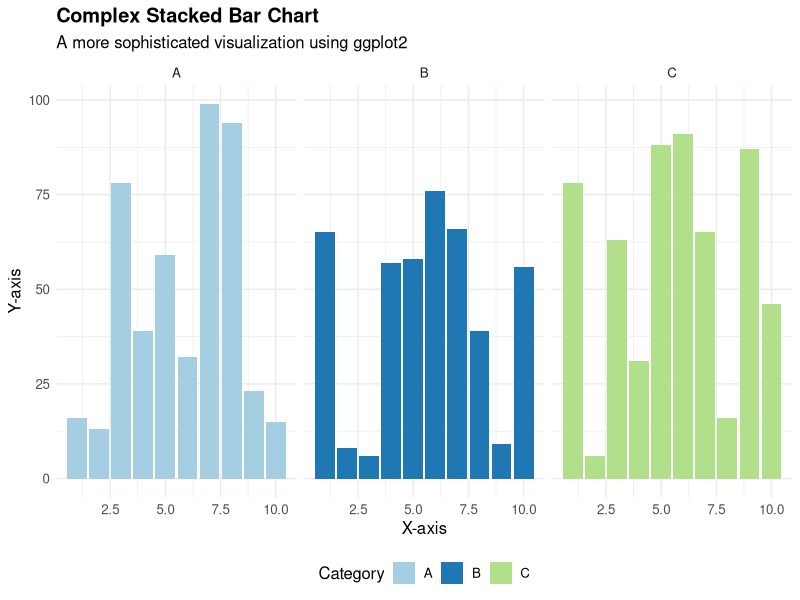

Recreate this plot in R.
library(ggplot2)

# Create a more complex dataset with a categorical variable
data <- data.frame(
  category = rep(c("A", "B", "C"), each = 10),
  x = rep(1:10, times = 3),
  y = c(sample(1:100, 10), sample(1:100, 10), sample(1:100, 10))
)

# Create a stacked bar plot with additional features
complex_stacked_bar_plot <- ggplot(data, aes(x = x, y = y, fill = category)) +
  geom_bar(stat = "identity", position = "stack") +
  labs(title = "Complex Stacked Bar Chart",
       subtitle = "A more sophisticated visualization using ggplot2",
       x = "X-axis",
       y = "Y-axis",
       fill = "Category") +
  scale_fill_brewer(palette = "Paired") + # Use a color palette for the fill
  theme_minimal() + # Use a minimal theme
  theme(text = element_text(size = 12), # Customize text size
        plot.title = element_text(face = "bold"), # Bold plot title
        legend.position = "bottom") + # Move legend to the bottom
  facet_wrap(~category) # Facet by category

# Display the plot
complex_stacked_bar_plot